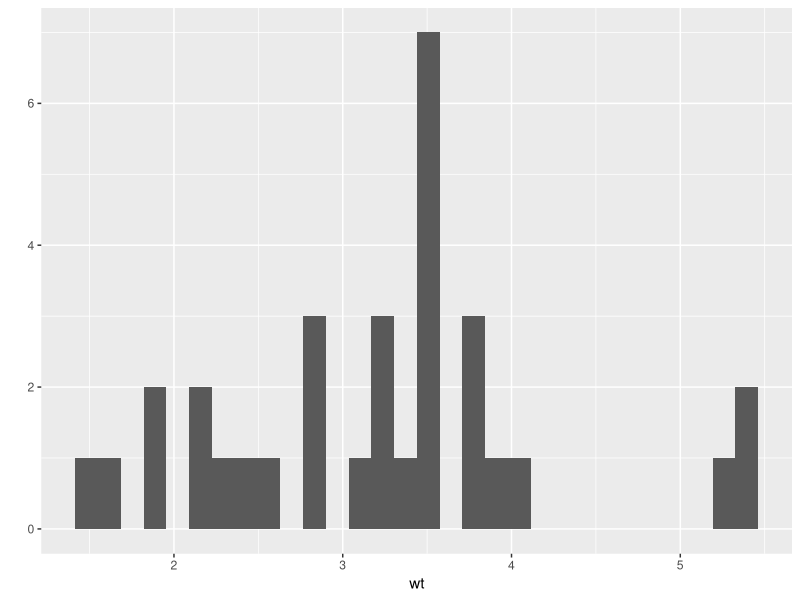
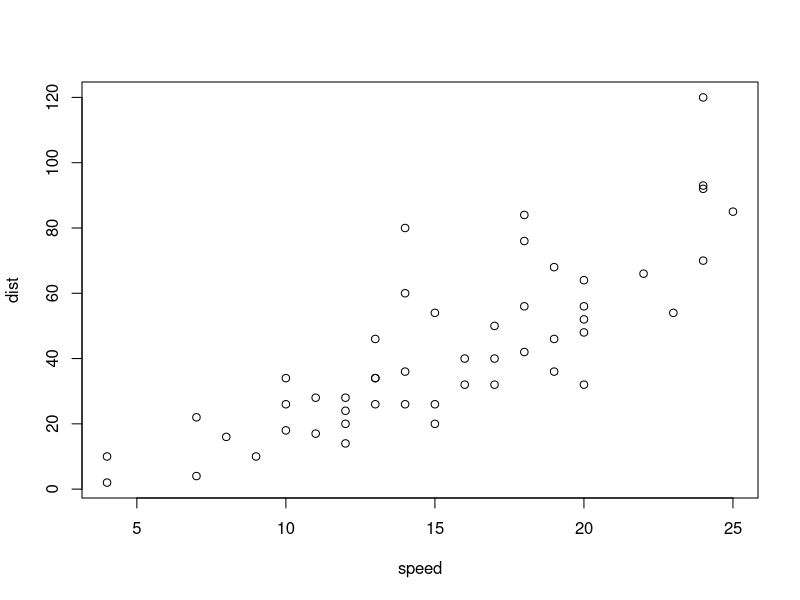

Generate these figures, in order, with R:
## ---- chunk 1
# zum Beispiel
?row.names
## ---- chunk 2
# zeigt alle Observations an
row.names(mtcars)
## ---- chunk 3
# Gibt die Werte der Variable mpg des Datenframes mtcars aus. (Also $ als Symbol).
mtcars$mpg
## ---- chunk 4
# Gibt den Mittelwert der Daten an.
mean(mtcars$mpg)  
## ---- chunk 5
# Gibt den Median der Daten an.
median(mtcars$mpg)
## ---- chunk 6
# Überblick über alle Daten
summary(cars)
## ---- chunk 7
#Zeigt das Verzeichnis an in welchen wir uns befinden.
getwd() 
## ---- chunk 8
# zeigt ein Subset
subset(mtcars, mtcars$mpg<=25 & mtcars$wt<=2.581 )   
## ---- chunk 9
# Zeigt einen Überblick an
summary(mtcars)
## ---- chunk 10
# neue Spalte mit year als überschrifft und 1974 für alle
mtcars$year <- 1974    
## ---- chunk 11
# Spalte löschen
mtcars <- subset(mtcars, select = -year)
## ---- chunk 12
# Ein Beispiel für Konditionen
mtcars$wt
cond <- mtcars$wt < 3
cond
mtcars$weight_class <- ifelse(cond, 'light', 'average')
mtcars$weight_class
cond <- mtcars$wt > 3.5
mtcars$weight_class <- ifelse(cond, 'heavy', mtcars$weight_class)
mtcars$weight_class
## ---- chunk 13
# entfernt code aus dem arbeitsbereich
rm(cond)
rm(efficient)
## ---- chunk 14
# zeigt die Anzahl der Fahrzeuge mit bestimmten Werten an
table(mtcars$mpg)
## ---- chunk 15
#install.packages('ggplot2', dependencies = T)
library(ggplot2)
qplot(data= mtcars, x=wt)

## ---- chunk 16
a <- c(1,2,5.3,6,-2,4) # numeric vector
b <- c("one","two","three") # character vector
c <- c(TRUE,TRUE,TRUE,FALSE,TRUE,FALSE) #logical vector
## ---- chunk 17
# generates 5 x 4 numeric matrix 
y<-matrix(1:20, nrow=5,ncol=4)

# another example
cells <- c(1,26,24,68)
rnames <- c("R1", "R2")
cnames <- c("C1", "C2") 
mymatrix <- matrix(cells, nrow=2, ncol=2, byrow=TRUE,
  dimnames=list(rnames, cnames))
mymatrix[]

## ---- chunk 18
d <- c(1,2,3,4)
e <- c("red", "white", "red", NA)
f <- c(TRUE,TRUE,TRUE,FALSE)
mydata <- data.frame(d,e,f)
names(mydata) <- c("ID","Color","Passed") # variable names
mydata
## ---- chunk 19
# example of a list with 4 components - 
# a string, a numeric vector, a matrix, and a scaler 
w <- list(name="Fred", mynumbers=a, mymatrix=y, age=5.3)
## ---- chunk 20
# variable gender with 20 "male" entries and 
# 30 "female" entries 
gender <- c(rep("male",20), rep("female", 30)) 
gender <- factor(gender) 
# stores gender as 20 1s and 30 2s and associates
# 1=female, 2=male internally (alphabetically)
# R now treats gender as a nominal variable 
summary(gender)

## ---- chunk 21
# variable rating coded as "large", "medium", "small'
rating <- c(rep("large"), rep("medium"), rep("small"))
rating <- ordered(rating)

summary(rating)
# recodes rating to 1,2,3 and associates
# 1=large, 2=medium, 3=small internally
# R now treats rating as ordinal
## ---- chunk 22
length(mtcars) # number of the variables or components
str(mtcars)    # structure of an object 
class(mtcars$wt)  # class or type of an object
class(mtcars) # many options
names(mtcars) # names of the Variables

mtcars     # prints the object mtcars
ls()   # list current objects

## ---- chunk 23
plot(cars)
